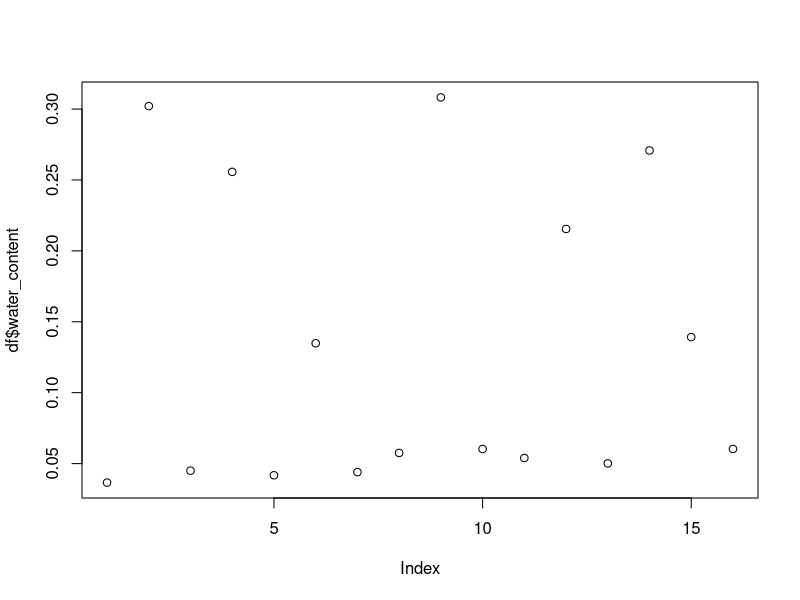
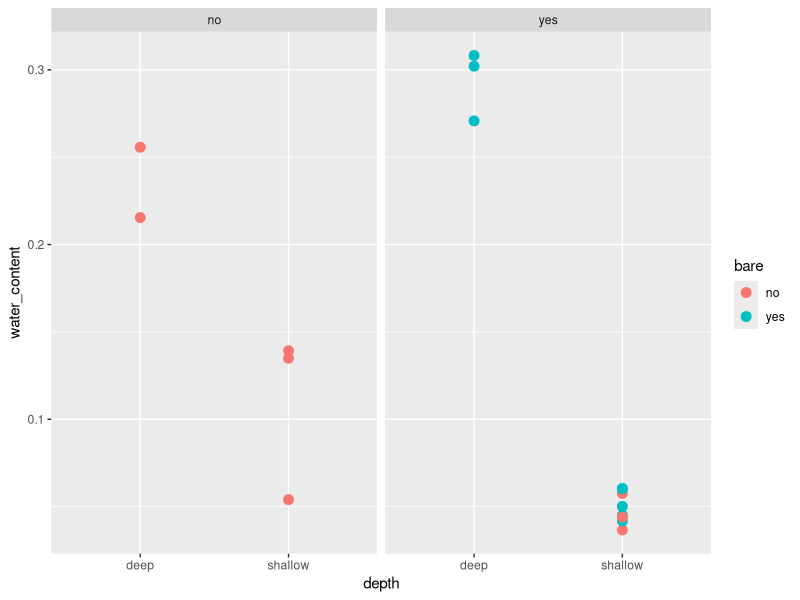
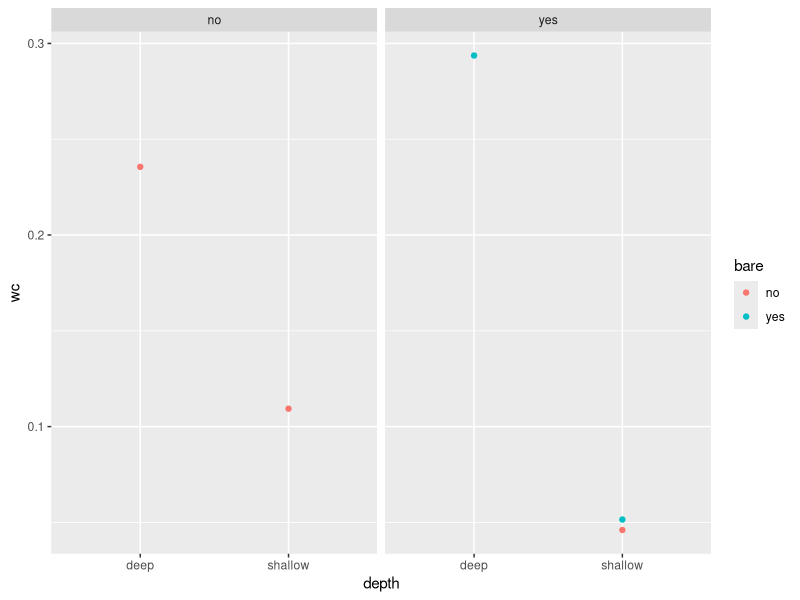

Generate these figures, in order, with R:
rm(list = ls())

library(ggplot2)
library(tidyr)
library(dplyr)

df <- read.csv('data-raw/soil_moisture_candi_cage_5-5-2017.csv')

df <- df %>% mutate( water_content = (wet_weight_with_tin - dry_weight_with_tin)/(dry_weight_with_tin - tin_weight) )

plot(df$water_content)
ggplot(df, aes( x = depth, y = water_content, color = bare)) + 
  geom_point(size = 3) +
  facet_wrap(~tarped_area)

ggplot ( df %>% group_by(tarped_area, bare, depth) %>% 
           summarise(wc = mean(water_content)), aes( x = depth, y = wc, color = bare ))  + 
  geom_point() + 
  facet_wrap(~tarped_area) 
